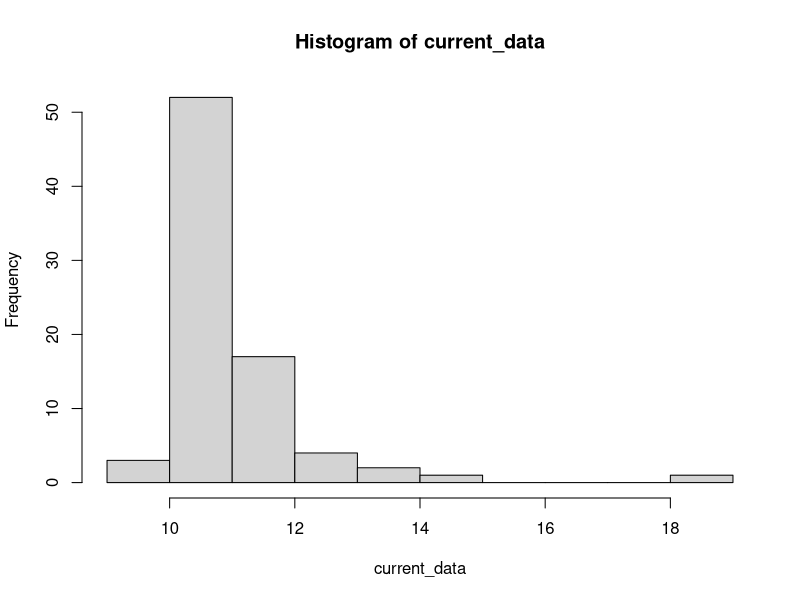
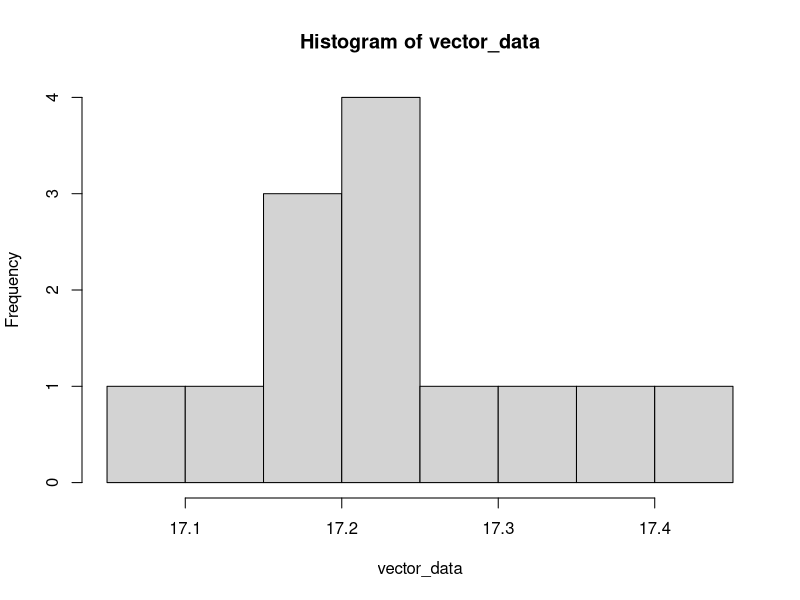

Write the R code that produced these figures, in order.
cat("Rendering of a 1000x1000 scene using supersampling of 25 rays per pixel.")
cat("100 renders were done, and the execution time in seconds was recorded below.")

current_data <- c(
  10.957,
  11.324,
  11.4,
  14.037,
  11.077,
  11.029,
  11.305,
  10.795,
  10.747,
  10.894,
  10.543,
  10.483,
  10.835,
  18.433,
  12.398,
  13.25,
  10.488,
  10.337,
  10.394,
  10.278,
  10.355,
  10.299,
  10.545,
  10.568,
  10.505,
  10.489,
  10.587,
  10.536,
  11.951,
  12.125,
  9.298,
  10.237,
  10.636,
  10.987,
  10.758,
  10.788,
  10.809,
  10.988,
  10.763,
  10.923,
  10.743,
  10.801,
  10.816,
  10.725,
  10.693,
  10.62,
  10.795,
  10.64,
  11.377,
  11.453,
  12.233,
  12.4,
  13.607,
  10.874,
  11.306,
  11.278,
  11.111,
  10.909,
  10.741,
  10.501, 
  9.464,
  9.904,
  10.899,
  11.274,
  11.058,
  11.03,
  10.895,
  10.624,
  10.626,
  10.643,
  10.571,
  10.545,
  10.614,
  10.658,
  10.506,
  11.211,
  10.73,
  10.815,
  11.051,
  11.027 
)

cat("Mean:", mean(current_data))
hist(current_data)

vector_data = c(
  17.161,
  17.137,
  17.187,
  17.175,
  17.245,
  17.093,
  17.405,
  17.354,
  17.226,
  17.254,
  17.302,
  17.206,
  17.206
)

cat("Mean:", mean(vector_data))
hist(vector_data)
